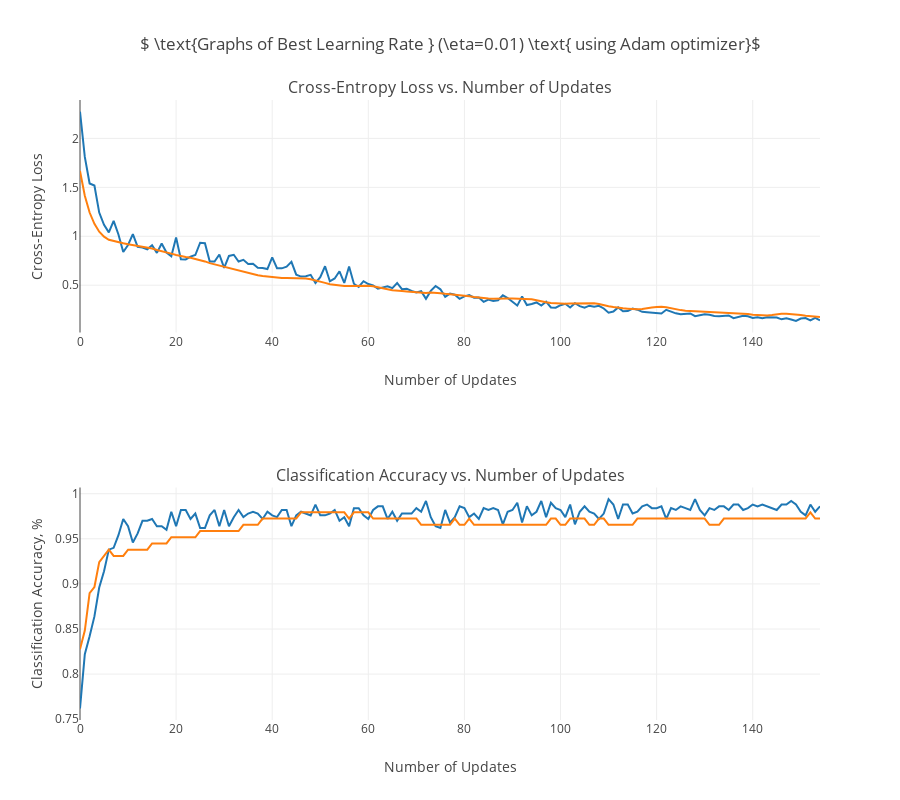

This figure's notebook cell:
### Markdown cell above
### Produce interactive 2x1 subplots for best learning rate, $\eta$:

### Code cell
fig1_2 = etaIGraph(summary1_2[2], \
                   '$ \\text{Graphs of Best Learning Rate } (\\eta=' + \
                   str(summary1_2[2]['eta']) + ') \\text{ using Adam optimizer}$',\
                   'A2Q1.1.2_LogisticAdam')
fig1_2

### Figure 1 — Plotly figure (JSON) as saved in the notebook; plotly's stock layout.template omitted (floating-point values rounded to 4 significant figures; data arrays with more than 128 entries replaced by an {"elided": "..."} marker saying what was removed)
{"data": [{"marker": {"color": "#1f77b4"}, "name": "train", "type": "scatter", "x": {"elided": "156 int values"}, "xaxis": "x1", "y": {"elided": "155 float values"}, "yaxis": "y1"}, {"marker": {"color": "#1f77b4"}, "name": "train", "type": "scatter", "x": {"elided": "156 int values"}, "xaxis": "x2", "y": {"elided": "155 float values"}, "yaxis": "y2"}, {"marker": {"color": "#ff7f0e"}, "name": "test", "type": "scatter", "x": {"elided": "156 int values"}, "xaxis": "x1", "y": {"elided": "155 float values"}, "yaxis": "y1"}, {"marker": {"color": "#ff7f0e"}, "name": "test", "type": "scatter", "x": {"elided": "156 int values"}, "xaxis": "x2", "y": {"elided": "155 float values"}, "yaxis": "y2"}], "layout": {"annotations": [{"font": {"size": 16}, "showarrow": false, "text": "Cross-Entropy Loss vs. Number of Updates", "x": 0.5, "xanchor": "center", "xref": "paper", "y": 1, "yanchor": "bottom", "yref": "paper"}, {"font": {"size": 16}, "showarrow": false, "text": "Classification Accuracy vs. Number of Updates", "x": 0.5, "xanchor": "center", "xref": "paper", "y": 0.375, "yanchor": "bottom", "yref": "paper"}], "height": 800, "showlegend": false, "title": "$ \\text{Graphs of Best Learning Rate } (\\eta=0.01) \\text{ using Adam optimizer}$", "xaxis1": {"anchor": "y1", "domain": [0, 1], "title": "Number of Updates"}, "xaxis2": {"anchor": "y2", "domain": [0, 1], "title": "Number of Updates"}, "yaxis1": {"anchor": "x1", "domain": [0.625, 1], "title": "Cross-Entropy Loss"}, "yaxis2": {"anchor": "x2", "domain": [0, 0.375], "title": "Classification Accuracy, %"}}}
